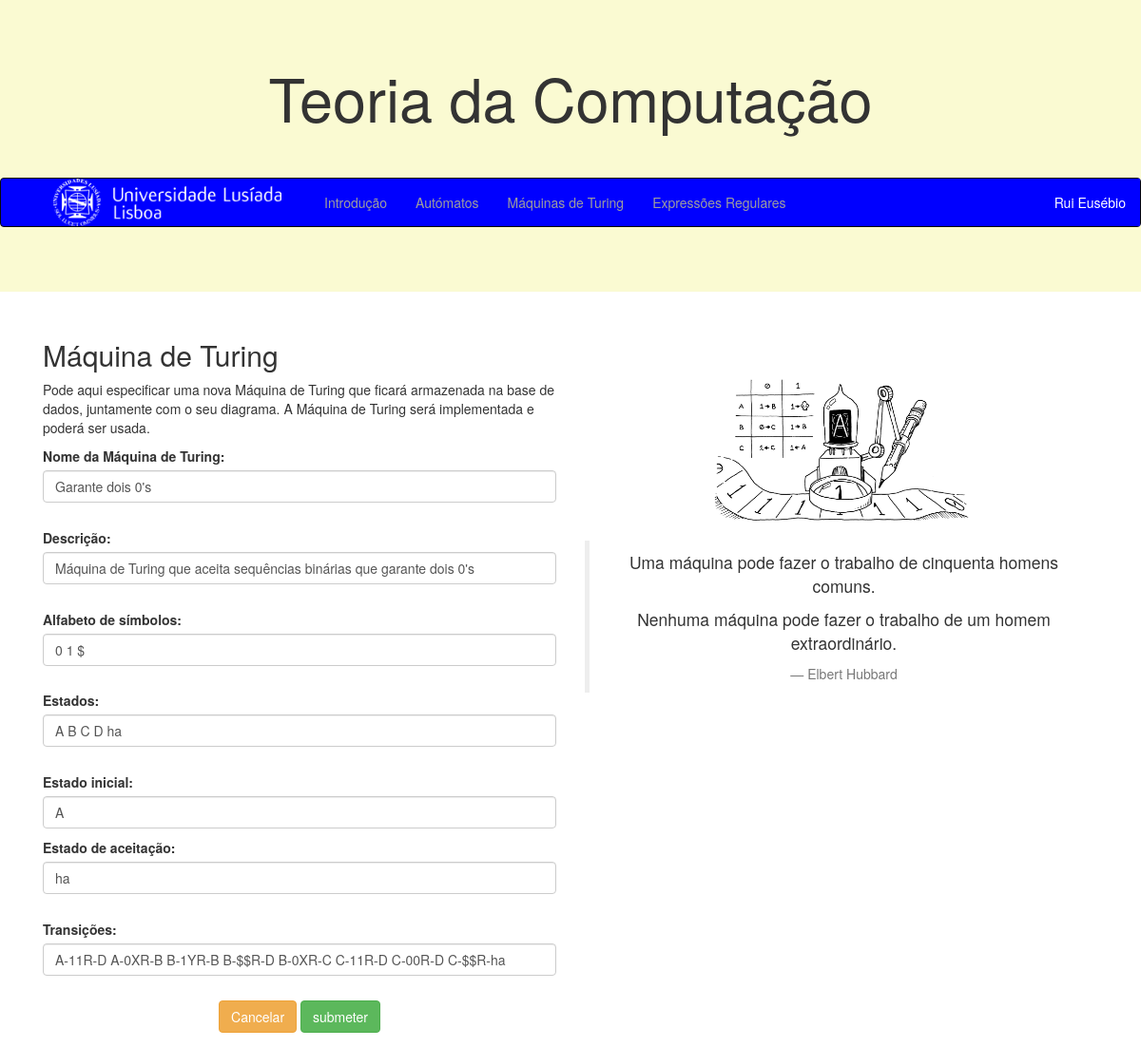
Screenshot of /edita_maquina/4/ with the database file from the repository.
### computacao/models.py (models this page shows, shortened)
class Maquina(models.Model):
    nome = models.CharField(max_length=100)
    descricao = models.CharField(max_length=100)
    alfabeto = models.CharField(max_length=100)
    estados = models.CharField(max_length=100)
    estadoInicial = models.CharField(max_length=100)
    estadosDeAceitacao = models.CharField(max_length=100)
    dicionarioTransicao = models.CharField(max_length=1000)
    diagrama = models.CharField(max_length=100)

### computacao/views.py (the view)
# urls.py: path('edita_maquina/<int:maquina_id>/', views.edita_maquina, name='edita_maquina'),
def edita_maquina(request, maquina_id):
    instance = Maquina.objects.get(id=maquina_id)
    form = MaquinaForm(request.POST or None, instance=instance)
    if form.is_valid():
        a = form.save()
        a.desenha_diagrama()
        a.save()
        return HttpResponseRedirect(reverse('computacao:maquinas'))
    context = {'form': form, 'maquina_id':maquina_id}
    return render(request, 'computacao/edita_maquina.html', context)

### computacao/templates/computacao/edita_maquina.html (shortened to what this page needs)
{% extends 'computacao/layout.html' %}
{% block main %}
    <main class="col-sm-6">
        <h2>Máquina de Turing</h2>
        <p>Pode aqui especificar uma nova Máquina de Turing que ficará armazenada na base de dados, juntamente com o seu diagrama.
            A Máquina de Turing será implementada e poderá ser usada.</p>
        <form class="form-group" action="{% url 'computacao:edita_maquina' maquina_id %}" method="POST">
            {{ form.as_p }}
            <div class="text-center">
                <a href="{% url 'computacao:maquinas' %}" role="button" class="btn btn-warning">Cancelar</a>
                <input type="submit" class="btn btn-success" value="submeter">
            </div>
        </form>
    </main>
    <aside class="col-sm-6 text-center">
        <br><br><br>
        {% load static %}
        <img src="{% static 'computacao/images/logo/turing-machine.png' %}" alt="">
        <br><br>
        <blockquote class="blockquote">
            <p class="mb-0">Uma máquina pode fazer o trabalho de cinquenta homens comuns.</p>
            <p class="mb-0">Nenhuma máquina pode fazer o trabalho de um homem extraordinário.</p>
            <footer class="blockquote-footer">Elbert Hubbard</footer>
        </blockquote>
    </aside>
{% endblock %}

### computacao/static/computacao/style.css (style rules this page uses)
aside img { width:50%; }
.form-control { display:inline-block; }

### rows the page displays
Maquina: nome "Garante dois 0's", descricao "Máquina de Turing que aceita sequências binárias que garante dois 0's", alfabeto "0 1 $", estados "A B C D ha", estadoInicial "A", estadosDeAceitacao "ha", dicionarioTransicao "A-11R-D A-0XR-B B-1YR-B B-$$R-D B-0XR-C C-11R-D C-00R-D C-$$R-ha"
